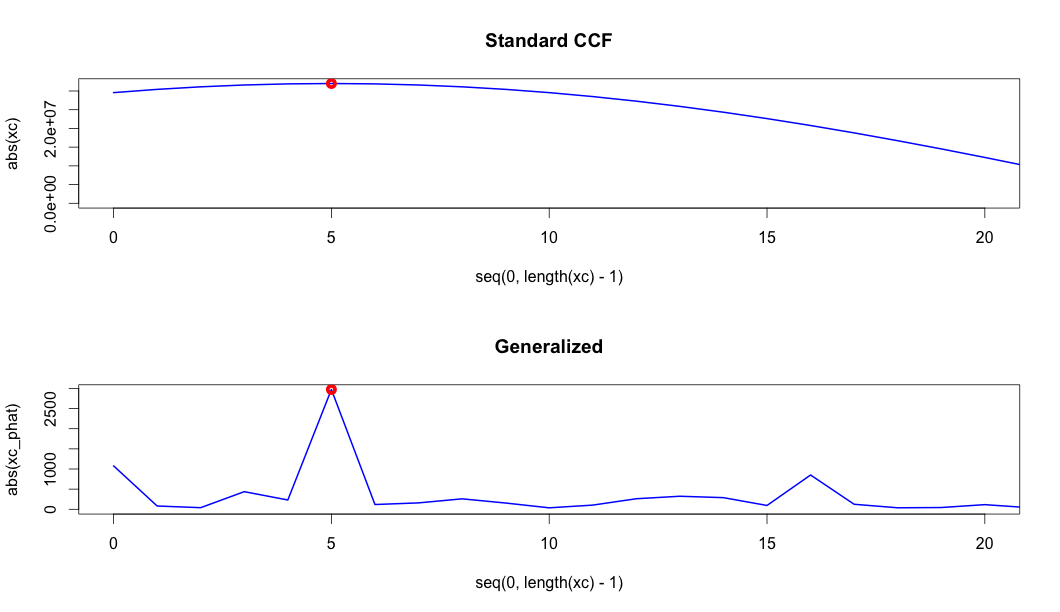

Write R code to recreate this figure.
    #31956
    
    Fs <- 8000
    dt <- 1/Fs
    f1 <- 100
    tdelay <- 0.625e-03
    t3 <- seq(0,1-dt,dt)
    
    ns <- rnorm(Fs,0,0.1)*0
    
    x3 <- cos(2*pi*f1*t3) + ns
    x4 <- cos(2*pi*f1*(t3-tdelay)) + c(rep(0,5),ns[1:(Fs-5)])
    
    xcorr_31956 <- function(x,y,normalize = FALSE)
    {
      xfft <- fft(x, 4*length(x))
      yfft <- fft(y, 4*length(x))
      
      R <- xfft*Conj(yfft);
      if (normalize)
      {
        R <- R/abs(R)
      }
      c <- fft(R, inverse=TRUE);
      
      return(c)
    }
    
    xc <- xcorr_31956(x3,x4, FALSE)
    xc_phat <- xcorr_31956(x3,x4, TRUE)
    
    par(mfrow=c(2,1))
    plot(seq(0,length(xc)-1),abs(xc), type="l", xlim=c(0,20), col="blue", lwd=2)
    ix <- which.max(abs(xc))
    points(ix-1,abs(xc[ix]), col="red", lwd=5); 
    title('Standard CCF')
    
    plot(seq(0,length(xc)-1),abs(xc_phat), type="l", xlim=c(0,20), col="blue", lwd=2)
    ix_phat <- which.max(abs(xc_phat))
    points(ix_phat-1,abs(xc_phat[ix_phat]), col="red", lwd=5); 
    title('Generalized')
    
    print(paste("Delay is",tdelay*Fs), quote = FALSE)
    print(paste("Estiamte is",which.max(abs(xc)) - 1), quote = FALSE)
    
    
           
